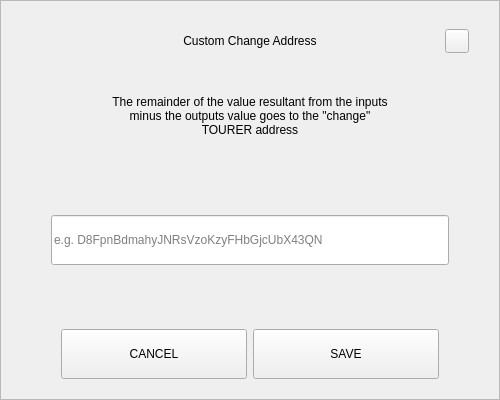
<?xml version="1.0" encoding="UTF-8"?>
<ui version="4.0">
 <class>SendChangeAddressDialog</class>
 <widget class="QDialog" name="SendChangeAddressDialog">
  <property name="geometry">
   <rect>
    <x>0</x>
    <y>0</y>
    <width>500</width>
    <height>400</height>
   </rect>
  </property>
  <property name="windowTitle">
   <string>Dialog</string>
  </property>
  <layout class="QVBoxLayout" name="verticalLayout">
   <property name="spacing">
    <number>0</number>
   </property>
   <property name="leftMargin">
    <number>0</number>
   </property>
   <property name="topMargin">
    <number>0</number>
   </property>
   <property name="rightMargin">
    <number>0</number>
   </property>
   <property name="bottomMargin">
    <number>0</number>
   </property>
   <item>
    <widget class="QFrame" name="frame">
     <property name="styleSheet">
      <string notr="true"/>
     </property>
     <property name="frameShape">
      <enum>QFrame::StyledPanel</enum>
     </property>
     <property name="frameShadow">
      <enum>QFrame::Raised</enum>
     </property>
     <layout class="QVBoxLayout" name="verticalLayout_2" stretch="0,0,0,0,0,0,0">
      <property name="spacing">
       <number>0</number>
      </property>
      <property name="leftMargin">
       <number>30</number>
      </property>
      <property name="topMargin">
       <number>20</number>
      </property>
      <property name="rightMargin">
       <number>30</number>
      </property>
      <property name="bottomMargin">
       <number>20</number>
      </property>
      <item>
       <layout class="QHBoxLayout" name="horizontalLayout_3">
        <property name="spacing">
         <number>0</number>
        </property>
        <item>
         <spacer name="horizontalSpacer_2">
          <property name="orientation">
           <enum>Qt::Horizontal</enum>
          </property>
          <property name="sizeHint" stdset="0">
           <size>
            <width>40</width>
            <height>20</height>
           </size>
          </property>
         </spacer>
        </item>
        <item>
         <widget class="QLabel" name="labelTitle">
          <property name="minimumSize">
           <size>
            <width>0</width>
            <height>40</height>
           </size>
          </property>
          <property name="maximumSize">
           <size>
            <width>16777215</width>
            <height>40</height>
           </size>
          </property>
          <property name="styleSheet">
           <string notr="true">padding-left:24px;</string>
          </property>
          <property name="text">
           <string>Custom Change Address</string>
          </property>
          <property name="alignment">
           <set>Qt::AlignCenter</set>
          </property>
          <property name="margin">
           <number>7</number>
          </property>
         </widget>
        </item>
        <item>
         <spacer name="horizontalSpacer">
          <property name="orientation">
           <enum>Qt::Horizontal</enum>
          </property>
          <property name="sizeHint" stdset="0">
           <size>
            <width>40</width>
            <height>20</height>
           </size>
          </property>
         </spacer>
        </item>
        <item>
         <widget class="QPushButton" name="btnEsc">
          <property name="minimumSize">
           <size>
            <width>24</width>
            <height>24</height>
           </size>
          </property>
          <property name="maximumSize">
           <size>
            <width>24</width>
            <height>24</height>
           </size>
          </property>
          <property name="focusPolicy">
           <enum>Qt::NoFocus</enum>
          </property>
          <property name="text">
           <string/>
          </property>
         </widget>
        </item>
       </layout>
      </item>
      <item>
       <spacer name="verticalSpacer_2">
        <property name="orientation">
         <enum>Qt::Vertical</enum>
        </property>
        <property name="sizeType">
         <enum>QSizePolicy::Fixed</enum>
        </property>
        <property name="sizeHint" stdset="0">
         <size>
          <width>20</width>
          <height>20</height>
         </size>
        </property>
       </spacer>
      </item>
      <item alignment="Qt::AlignHCenter">
       <widget class="QLabel" name="labelMessage">
        <property name="minimumSize">
         <size>
          <width>0</width>
          <height>70</height>
         </size>
        </property>
        <property name="text">
         <string>The remainder of the value resultant from the inputs minus the outputs value goes to the &quot;change&quot; TOURER address</string>
        </property>
        <property name="alignment">
         <set>Qt::AlignCenter</set>
        </property>
        <property name="wordWrap">
         <bool>true</bool>
        </property>
       </widget>
      </item>
      <item>
       <spacer name="verticalSpacer_3">
        <property name="orientation">
         <enum>Qt::Vertical</enum>
        </property>
        <property name="sizeHint" stdset="0">
         <size>
          <width>20</width>
          <height>40</height>
         </size>
        </property>
       </spacer>
      </item>
      <item>
       <layout class="QHBoxLayout" name="horizontalLayout_2">
        <property name="spacing">
         <number>0</number>
        </property>
        <property name="leftMargin">
         <number>20</number>
        </property>
        <property name="rightMargin">
         <number>20</number>
        </property>
        <item>
         <widget class="QLineEdit" name="lineEditAddress">
          <property name="minimumSize">
           <size>
            <width>0</width>
            <height>50</height>
           </size>
          </property>
          <property name="placeholderText">
           <string notr="true">e.g. D8FpnBdmahyJNRsVzoKzyFHbGjcUbX43QN</string>
          </property>
         </widget>
        </item>
       </layout>
      </item>
      <item>
       <spacer name="verticalSpacer">
        <property name="orientation">
         <enum>Qt::Vertical</enum>
        </property>
        <property name="sizeHint" stdset="0">
         <size>
          <width>20</width>
          <height>40</height>
         </size>
        </property>
       </spacer>
      </item>
      <item>
       <layout class="QHBoxLayout" name="horizontalLayout" stretch="2,2">
        <property name="spacing">
         <number>6</number>
        </property>
        <property name="leftMargin">
         <number>30</number>
        </property>
        <property name="rightMargin">
         <number>30</number>
        </property>
        <item>
         <widget class="QPushButton" name="btnCancel">
          <property name="minimumSize">
           <size>
            <width>180</width>
            <height>50</height>
           </size>
          </property>
          <property name="focusPolicy">
           <enum>Qt::NoFocus</enum>
          </property>
          <property name="text">
           <string>CANCEL</string>
          </property>
         </widget>
        </item>
        <item>
         <widget class="QPushButton" name="btnSave">
          <property name="minimumSize">
           <size>
            <width>180</width>
            <height>50</height>
           </size>
          </property>
          <property name="focusPolicy">
           <enum>Qt::NoFocus</enum>
          </property>
          <property name="text">
           <string>SAVE</string>
          </property>
         </widget>
        </item>
       </layout>
      </item>
     </layout>
    </widget>
   </item>
  </layout>
 </widget>
 <resources/>
 <connections/>
</ui>
